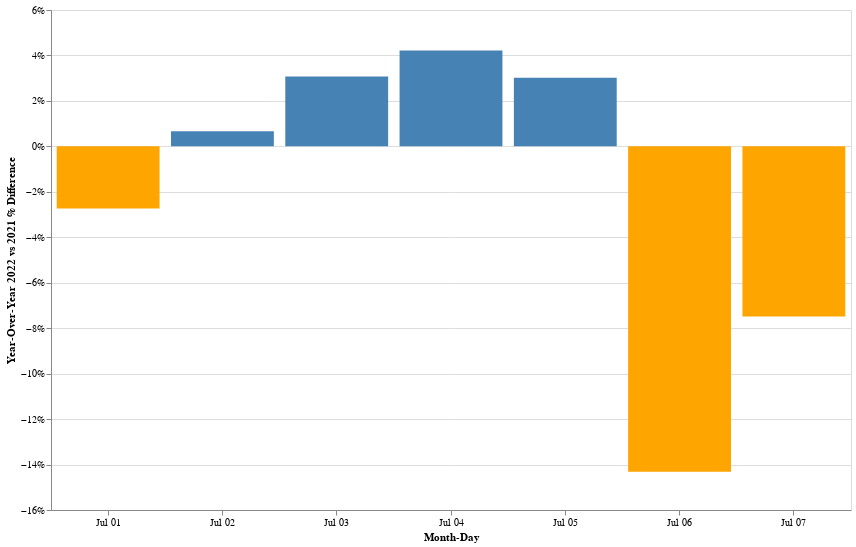

Notebook code cell kept with this figure:
### Code cell
alt.Chart(txn_daily_pct.reset_index()).mark_bar().encode(
    x=alt.X('monthdate(block_date):O', title='Month-Day'),
    y=alt.Y('transactions:Q', axis=alt.Axis(format='%', title='Year-Over-Year 2022 vs 2021 % Difference')),
    color=alt.condition(
        alt.datum.transactions > 0,
        alt.value("steelblue"),
        alt.value("orange")),
    tooltip=[alt.Tooltip('monthdate(block_date)', title='Month-Day'), alt.Tooltip('transactions', title='2022 vs 2021 % Difference', format='.2%')]
).properties(
    height=500,
    width=800
)

### Figure 1 — Vega-Lite specification as saved in the notebook (floating-point values rounded to 4 significant figures)
{"config": {"view": {"continuousWidth": 400, "continuousHeight": 300}}, "data": {"name": "data-623fc548253846a3ee1bfb9b4d3f6201"}, "mark": "bar", "encoding": {"color": {"condition": {"value": "steelblue", "test": "(datum.transactions > 0)"}, "value": "orange"}, "tooltip": [{"field": "block_date", "timeUnit": "monthdate", "title": "Month-Day", "type": "temporal"}, {"field": "transactions", "format": ".2%", "title": "2022 vs 2021 % Difference", "type": "quantitative"}], "x": {"field": "block_date", "timeUnit": "monthdate", "title": "Month-Day", "type": "ordinal"}, "y": {"axis": {"format": "%", "title": "Year-Over-Year 2022 vs 2021 % Difference"}, "field": "transactions", "type": "quantitative"}}, "height": 500, "width": 800, "$schema": "https://vega.github.io/schema/vega-lite/v4.17.0.json", "datasets": {"data-623fc548253846a3ee1bfb9b4d3f6201": [{"block_date": "2022-07-01T00:00:00", "transactions": -0.02731}, {"block_date": "2022-07-02T00:00:00", "transactions": 0.006608}, {"block_date": "2022-07-03T00:00:00", "transactions": 0.03074}, {"block_date": "2022-07-04T00:00:00", "transactions": 0.04221}, {"block_date": "2022-07-05T00:00:00", "transactions": 0.03015}, {"block_date": "2022-07-06T00:00:00", "transactions": -0.1431}, {"block_date": "2022-07-07T00:00:00", "transactions": -0.07486}]}}
